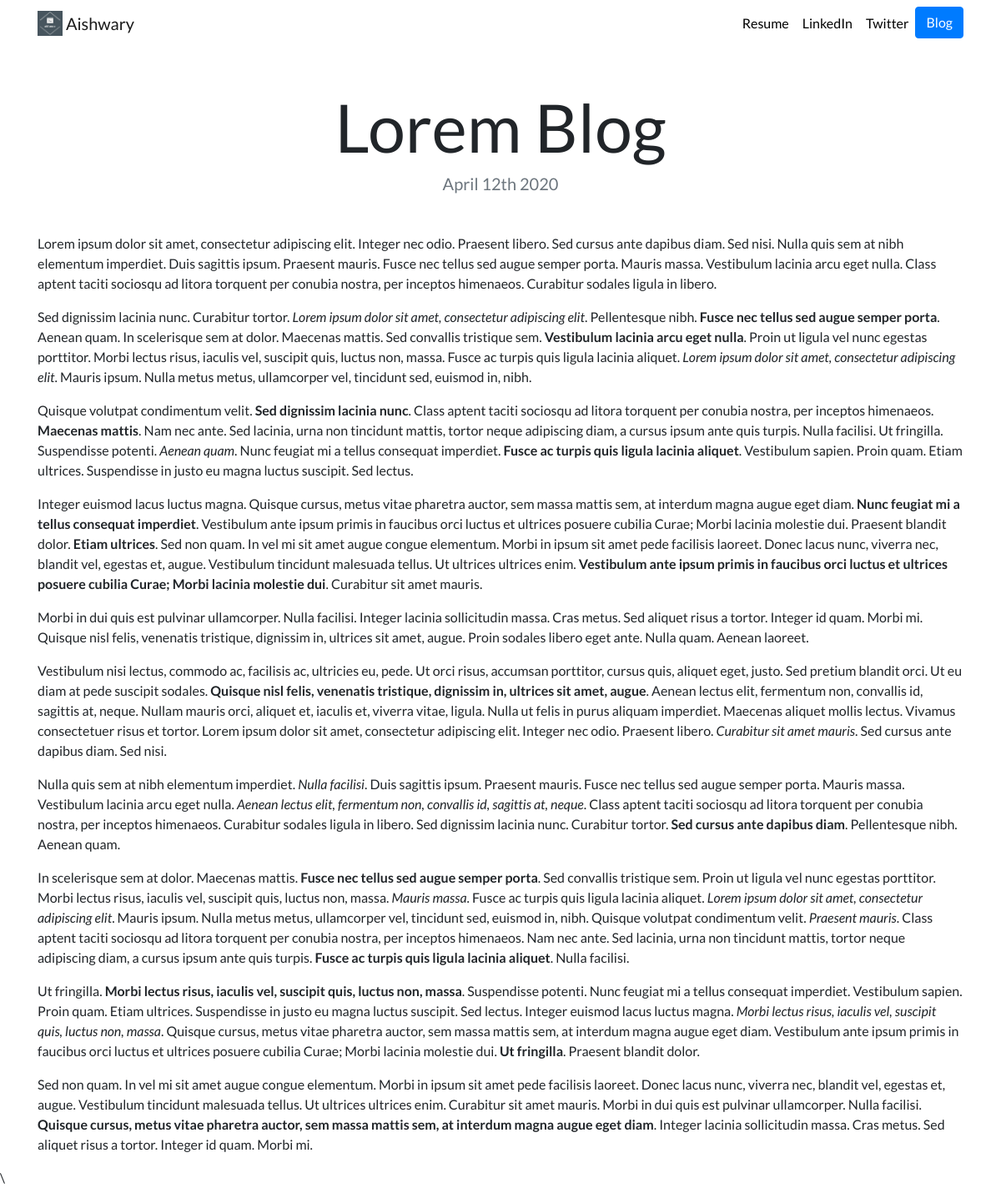
The app's page /blog/4 with its own data.
### blog/models.py (models this page shows, shortened)
class Blog(models.Model):
    title = models.CharField(max_length=200)
    description = models.TextField()
    date = models.DateField()

### blog/views.py (the view)
# urls.py: path('<int:blog_id>', views.detail, name='detail')
def detail(request, blog_id):
    blog = get_object_or_404(Blog, pk=blog_id)
    return render(request, 'blog/detail.html',{'blog':blog})

### blog/templates/blog/detail.html
{% extends "portfolio/base.html" %}
{% load static %}
{% block content %}
<h1 class="text-center mt-5" id="blogdetailtitle">{{ blog.title }}</h1>
<h5 class="text-center text-muted mb-5">{{ blog.date|date:'F jS Y' }}</h5>
{{ blog.description|safe }}
{% endblock %}

### portfolio/static/portfolio/custom.css (style rules this page uses)
body { font-family: 'Lato', sans-serif; }
@media (min-width: 992px) { #blogdetailtitle { font-size: 5rem; } }

### records on screen
Blog: title "Lorem Blog", date "April 12th 2020", description "Lorem ipsum dolor sit amet, consectetur adipiscing elit. Integer nec odio. Praesent libero. Sed cursus ante dapibus diam. Sed nisi. Nulla quis sem at nibh elementum imperdiet. Duis sagittis ipsum. Praesent mauris. Fusce nec tellus sed augue semper porta. Mauris massa. Vestibulum lacinia arcu eget nulla. Class aptent taciti sociosqu ad litora torquent per conubia nostra, per inceptos himenaeos. Curabitur sodales ligula in libero. Sed dignissim lacinia nunc. Curabitur tortor. Lorem ipsum dolor sit amet, consectetur adipiscing elit . Pellentesque nibh. Fusce nec tellus sed augue semper porta . Aenean quam. In scelerisque sem at dolor. Maecenas mattis. Sed convallis tristique sem. Vestibulum…"
